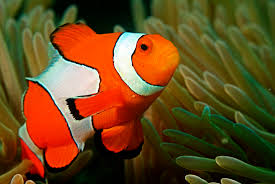
#> input picture 4. Dynamic Color Detection Using OpenCV/nemo0.jpg, 275 x 184 px, given in place of the camera
$ python DynamicDetectColors.py
#> lines starting #> are read from the running program, lines starting #| are printed output that depends on the picture; after the words box and inside, x2 and y2 are one past the last pixel; in counts of white or black regions, pixels touching at a corner belong together
import cv2 as cv
import numpy as np

def nothing(x):
	pass

cap = cv.VideoCapture(0)

img = np.zeros((200, 512, 3), np.uint8)
img1 = np.zeros((200,512, 3), np.uint8)

cv.namedWindow("HSV Value", cv.WINDOW_NORMAL)

cv.createTrackbar("H MIN", "HSV Value", 0, 179, nothing)
#> slider 'H MIN' is set to 35
cv.createTrackbar("S MIN", "HSV Value", 0, 255, nothing)
#> slider 'S MIN' is set to 51
cv.createTrackbar("V MIN", "HSV Value", 0, 255, nothing)
#> slider 'V MIN' is set to 51

cv.createTrackbar("H MAX", "HSV Value", 179, 179, nothing)
cv.createTrackbar("S MAX", "HSV Value", 255, 255, nothing)
cv.createTrackbar("V MAX", "HSV Value", 255, 255, nothing)

while True:
	_, frame = cap.read()
#> frame is the input picture: shape (184, 275, 3); mean B, G, R 30.5, 72.3, 103
	hsv = cv.cvtColor(frame, cv.COLOR_BGR2HSV)
#> hsv: shape (184, 275, 3); mean H, S, V 31.3, 198.9, 112

	h_min = cv.getTrackbarPos("H MIN", "HSV Value")
	s_min = cv.getTrackbarPos("S MIN", "HSV Value")
	v_min = cv.getTrackbarPos("V MIN", "HSV Value")
	h_max = cv.getTrackbarPos("H MAX", "HSV Value")
	s_max = cv.getTrackbarPos("S MAX", "HSV Value")
	v_max = cv.getTrackbarPos("V MAX", "HSV Value")

	lower_blue = np.array([h_min, s_min, v_min])
	upper_blue = np.array([h_max, s_max, v_max])

	hsv_min = "MIN H:{} S:{} V:{}".format(h_min, s_min, v_min)
	hsv_max = "MAX H:{} S:{} V:{}".format(h_max, s_max, v_max)

	img[:] = (h_min, s_min, v_min)
	img1[:] = (h_max, s_max, v_max)

	numpy_horizontal = np.hstack((img, img1))

	mask = cv.inRange(hsv, lower_blue, upper_blue)
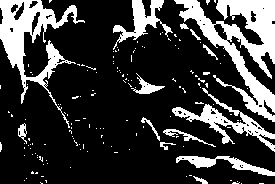
#> mask: shape (184, 275); 22.6% white; 150 white regions (136 under 20 px), largest, box (x1, y1, x2, y2) and area: (174, 0, 275, 122) 4335, (0, 0, 85, 128) 2944, (172, 88, 275, 152) 1362

	result = cv.bitwise_and(frame, frame, mask = mask)
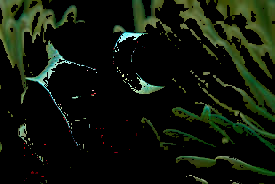
#> result: shape (184, 275, 3); mean B, G, R 10.7, 21.7, 15.1

	cv.putText(frame, hsv_min, (30, 50), cv.FONT_HERSHEY_SIMPLEX, 2, (0, 0, 255), 3)
	cv.putText(frame, hsv_max, (30, 100), cv.FONT_HERSHEY_SIMPLEX, 2, (0, 0, 255), 3)
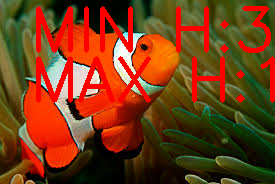
#> frame: shape (184, 275, 3); mean B, G, R 23.6, 60.5, 116.6

	cv.namedWindow("Value", cv.WINDOW_NORMAL)
	cv.imshow("Value", frame)
	cv.namedWindow("Mask", cv.WINDOW_NORMAL)
	cv.imshow("Mask", mask)
	cv.namedWindow("Frame Mask", cv.WINDOW_NORMAL)
	cv.imshow("Frame Mask", result)
	cv.namedWindow("Colors", cv.WINDOW_NORMAL)
	cv.imshow("Colors", numpy_horizontal)
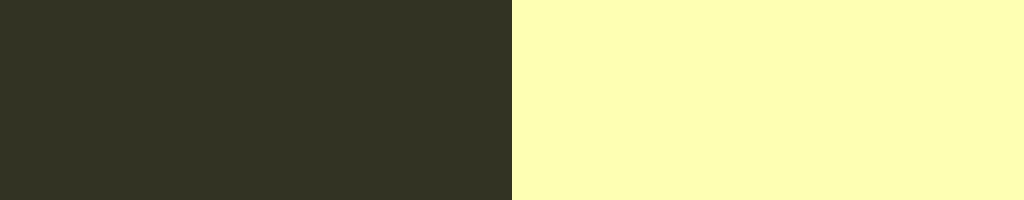
#> window 'Colors': shape (200, 1024, 3); mean B, G, R 107, 153, 153

	key = cv.waitKey(100) & 0xFF
#> (key q is pressed here)
	if key == ord('q'):
		break
	elif key != 255:
		print('key:',[chr(key)])

cap.release()
cv.destroyAllWindows()
